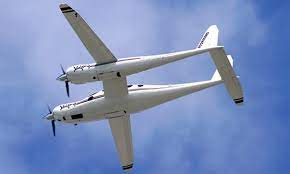
#> input picture ch4/rutan-bumerang/rb-1.jpeg, 290 x 174 px; its folder holds only this picture in this run
$ python resize_imges.py   (older library calls are emulated)
#> lines starting #> are read from the running program, lines starting #| are printed output that depends on the picture
#> further down, img is the input picture: PIL image 290x174 RGB; mean R, G, B 122.9, 142.8, 188.9
from PIL import Image, ImageOps
import os
import numpy as np

def pad_image_to_square(img, pad_color=(255, 255, 255)):
    # Ensure the image is in RGB mode
#> called with pad_color = (255, 255, 255)
    img = img.convert('RGB')

    # Determine the larger dimension to set the size of the square
    max_dim = max(img.size)
#> max_dim = 290

    # Calculate padding
    pad_width = max_dim - img.size[0]
#> pad_width = 0
    pad_height = max_dim - img.size[1]
#> pad_height = 116

    # Add padding to make the image square
    padding = (pad_width // 2, pad_height // 2, pad_width - (pad_width // 2), pad_height - (pad_height // 2))
#> padding = (0, 58, 0, 58)
    img = ImageOps.expand(img, padding, pad_color)
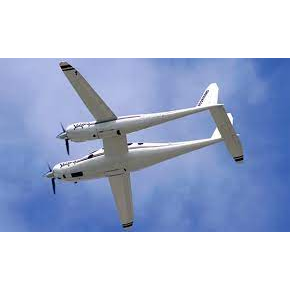
#> img: PIL image 290x290 RGB; mean R, G, B 175.7, 187.7, 215.4

    return img

# Example usage
input_dir = 'rutan-bumerang'
output_dir = 'resized-images-rb'
final_size = (32, 32)

if not os.path.exists(output_dir):
    os.makedirs(output_dir)

# List to store image data
image_data = []

for filename in os.listdir(input_dir):
    if filename.endswith(".jpg") or filename.endswith(".png") or filename.endswith(".jpeg"):
        img = Image.open(os.path.join(input_dir, filename))
        img = pad_image_to_square(img)
        img_resized = img.resize(final_size, Image.ANTIALIAS)
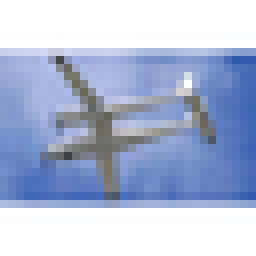
#> img_resized: PIL image 32x32 RGB (shown 8 times larger); mean R, G, B 175.1, 187.2, 215.1
        img_resized.save(os.path.join(output_dir, filename))

        # Convert the image to a NumPy array and add it to the list
        img_array = np.array(img_resized)
        image_data.append(img_array)

# Convert the list of image data to a NumPy array
image_data = np.array(image_data)

# Save the NumPy array to a file
np.save(os.path.join(output_dir, 'images.npy'), image_data)

# Print the shape of the saved NumPy array to inspect it
print('Saved images.npy with shape:', image_data.shape)
#| Saved images.npy with shape: (1, 32, 32, 3)
custom_images = np.load(os.path.join(output_dir, 'images.npy'))
print(custom_images.shape)

$ run again, on ch4/rutan-bumerang/rb-10.jpeg
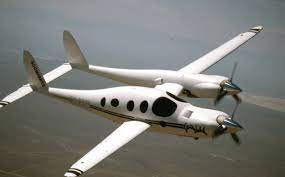
#> input picture ch4/rutan-bumerang/rb-10.jpeg, 285 x 177 px
#> img is the input picture: PIL image 285x177 RGB; mean R, G, B 124.1, 124.7, 121.1
#> in pad_image_to_square, `img = ImageOps.expand(img, padding, pad_color)`:
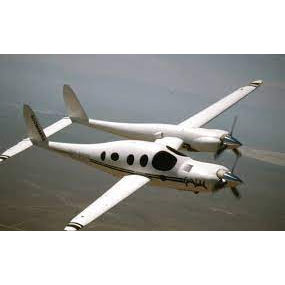
#> img: PIL image 285x285 RGB; mean R, G, B 173.7, 174, 171.9
#> `img_resized = img.resize(final_size, Image.ANTIALIAS)`:
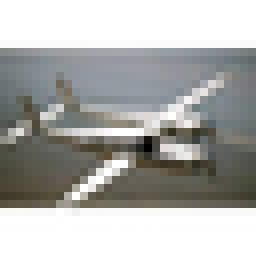
#> img_resized: PIL image 32x32 RGB (shown 8 times larger); mean R, G, B 173.6, 173.9, 171.7
#| Saved images.npy with shape: (1, 32, 32, 3)
